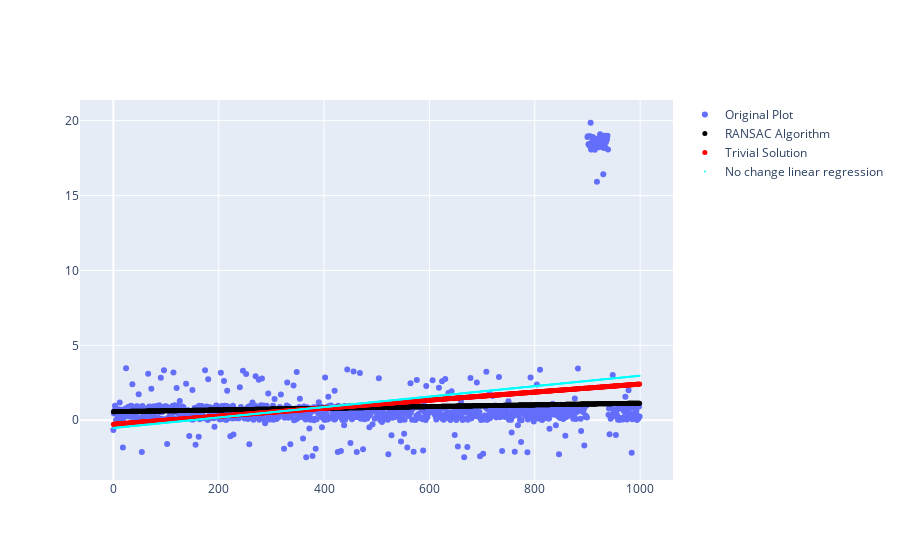

Here is the notebook cell this chart was saved with:
### Code cell
print(p) # a * x + b

fig = go.Figure()
fig.add_trace(go.Scatter(x = xx, y=origGraph,
    name='Original Plot', mode='markers'))
fig.add_trace(go.Scatter(
    x=xx,
    y = (bestA * xx + bestB),
    mode='markers',
    marker=dict(
        color='black',
        size=5
    ),
    name='RANSAC Algorithm'
))
fig.add_trace(go.Scatter(
    x=xx,
    y=y_exp,
    mode='markers',
    marker=dict(
        color='red',
        size=5
    ),
    name='Trivial Solution'
))
fig.add_trace(go.Scatter(
    x=xx,
    y=y_exp_outliers,
    mode='markers',
    marker=dict(
        color='cyan',
        size=2
    ),
    name='No change linear regression'
))

fig.show()

print("Time elapsed in seconds for RANSAC =", timeElapsedRansac, "\n")	
print("Time elapsed in seconds for Trivial Solution=", timeElapsed, "\n")

### Figure 1 — Plotly figure (JSON) as saved in the notebook; plotly's stock layout.template omitted (floating-point values rounded to 4 significant figures; data arrays with more than 128 entries replaced by an {"elided": "..."} marker saying what was removed)
{"data": [{"mode": "markers", "name": "Original Plot", "type": "scatter", "x": {"elided": "1000 int values"}, "y": {"elided": "1000 float values"}}, {"marker": {"color": "black", "size": 5}, "mode": "markers", "name": "RANSAC Algorithm", "type": "scatter", "x": {"elided": "1000 int values"}, "y": {"elided": "1000 float values"}}, {"marker": {"color": "red", "size": 5}, "mode": "markers", "name": "Trivial Solution", "type": "scatter", "x": {"elided": "1000 int values"}, "y": {"elided": "1000 float values"}}, {"marker": {"color": "cyan", "size": 2}, "mode": "markers", "name": "No change linear regression", "type": "scatter", "x": {"elided": "1000 int values"}, "y": {"elided": "1000 float values"}}], "layout": {}}
